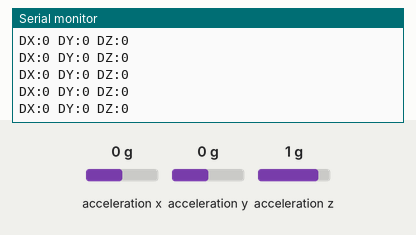
This sketch was run on a simulated Arduino Uno, built with avr-gcc and run on an emulated ATmega328P. On the bench: the last lines printed to the serial monitor. Wiring (inferred from the names in the program): MPU-6050 motion sensor at I2C address 0x68. The inputs (shaded band) are chosen by the test bench; at power-on: acceleration x 0 g, acceleration y 0 g, acceleration z 1 g. The audio player accepts every command and is not drawn.

Above: at 1.7 s.
1.8 s: acceleration x set to -1.4 g
At 1.88 s:
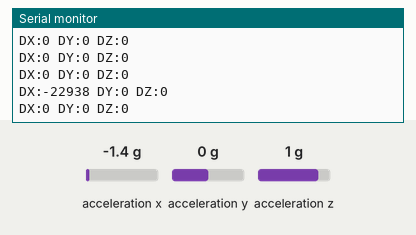
3.3 s: acceleration y set to -1.4 g
At 4.3 s:
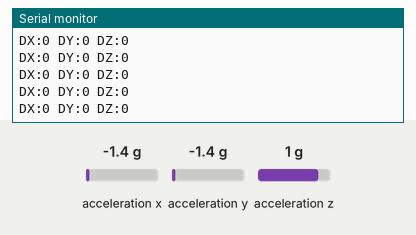
4.8 s: acceleration z set to -1.4 g
At 4.88 s:
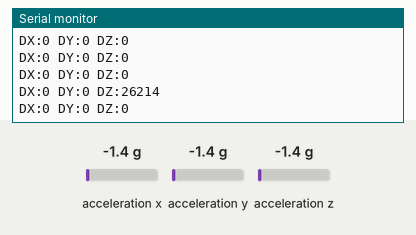
Timing chart, 0 to 7.8 s (numbered marks = the images above; inputs shaded):
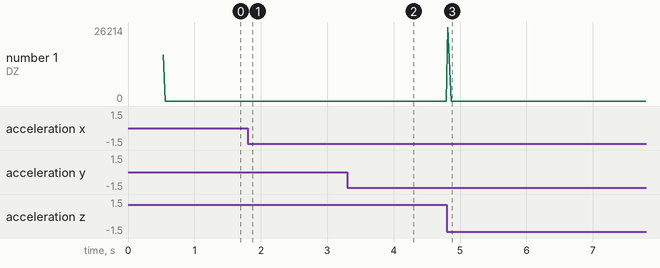

The sketch:

Air_Guitar.ino
```cpp
#include <Wire.h>
#include <SoftwareSerial.h>
#include <DFRobotDFPlayerMini.h>

#define MPU 0x68

SoftwareSerial mp3Serial(10,11);
DFRobotDFPlayerMini player;

int16_t AcX,AcY,AcZ;
int16_t prevX,prevY,prevZ;

int sensitivity = 8000;
unsigned long lastPlay = 0;
int cooldown = 300;

void setup()
{
  Serial.begin(9600);
  mp3Serial.begin(9600);
  Wire.begin();

  // Wake MPU6050
  Wire.beginTransmission(MPU);
  Wire.write(0x6B);
  Wire.write(0);
  Wire.endTransmission(true);

  if(!player.begin(mp3Serial))
  {
    Serial.println("DFPlayer Error");
    while(true);
  }

  player.volume(30);

  Serial.println("MPU Guitar Ready");
}

void readMPU()
{
  Wire.beginTransmission(MPU);
  Wire.write(0x3B);
  Wire.endTransmission(false);
  Wire.requestFrom(MPU,6,true);

  AcX = Wire.read()<<8 | Wire.read();
  AcY = Wire.read()<<8 | Wire.read();
  AcZ = Wire.read()<<8 | Wire.read();
}

void loop()
{
  readMPU();

  int diffX = AcX - prevX;
  int diffY = AcY - prevY;
  int diffZ = AcZ - prevZ;

  Serial.print("DX:");
  Serial.print(diffX);
  Serial.print(" DY:");
  Serial.print(diffY);
  Serial.print(" DZ:");
  Serial.println(diffZ);

  if(millis() - lastPlay > cooldown)
  {
    if(diffY > sensitivity)
    {
      player.play(1);
      lastPlay = millis();
    }

    else if(diffY < -sensitivity)
    {
      player.play(2);
      lastPlay = millis();
    }

    else if(diffX > sensitivity)
    {
      player.play(3);
      lastPlay = millis();
    }

    else if(diffX < -sensitivity)
    {
      player.play(4);
      lastPlay = millis();
    }

    else if(diffZ > sensitivity)
    {
      player.play(5);
      lastPlay = millis();
    }

    else if(diffZ < -sensitivity)
    {
      player.play(6);
      lastPlay = millis();
    }
  }

  prevX = AcX;
  prevY = AcY;
  prevZ = AcZ;

  delay(20);
}
```

Measured:
- after the input at 1.8 s, the serial monitor: prints a new line at once (image 1)
- after the input at 3.3 s, the serial monitor: prints a new line at once (image 2)
- after the input at 4.8 s, the serial monitor: prints a new line at once (image 3)
